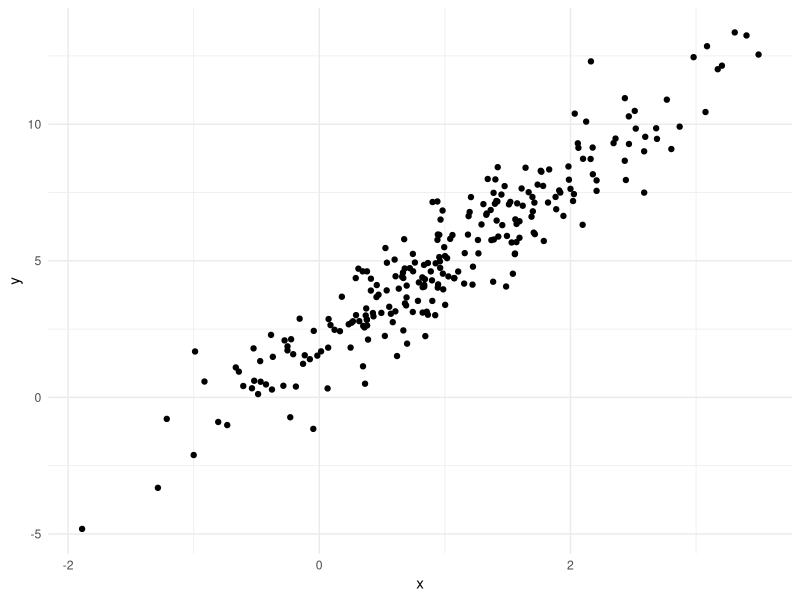
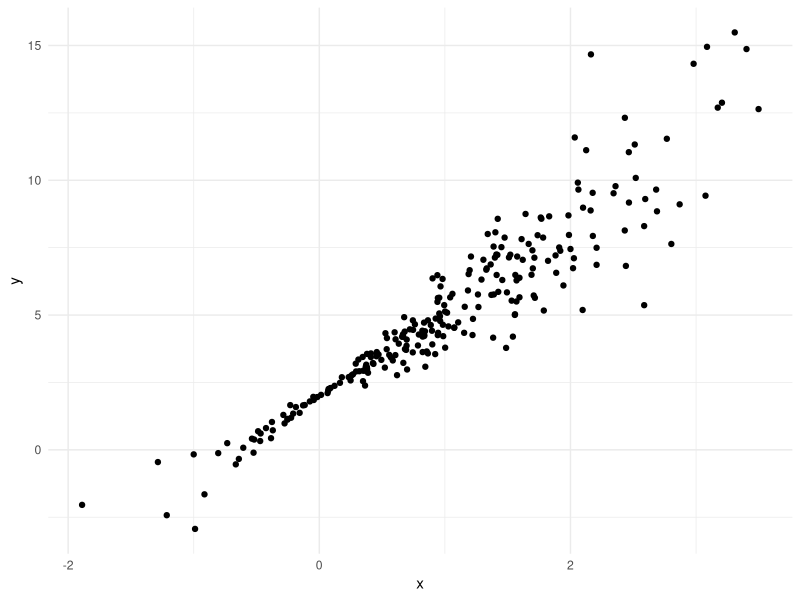
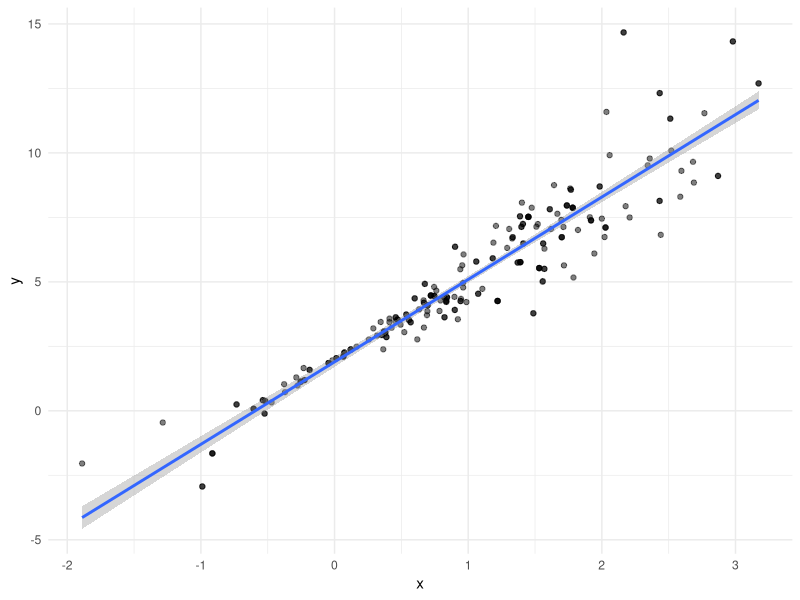
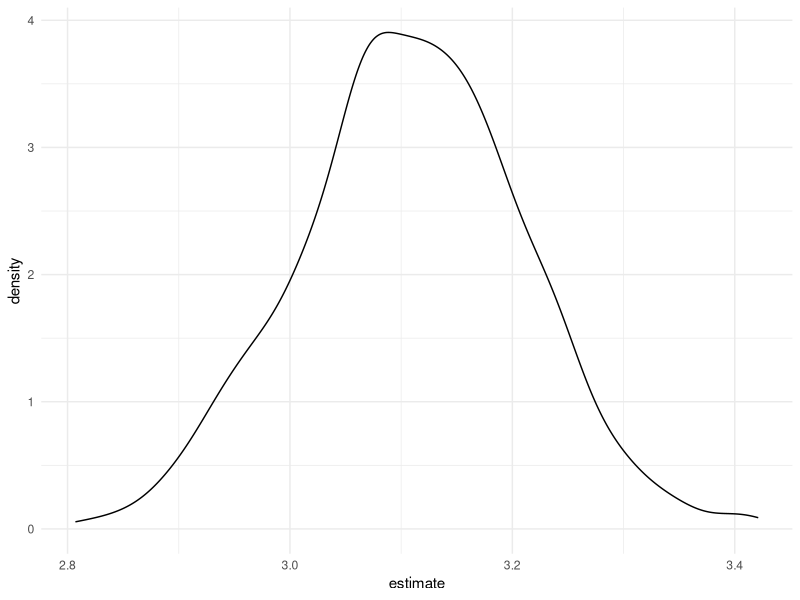

Here is the R script that generated these plots, in order:
## ---- chunk 1
library(tidyverse)

knitr::opts_chunk$set(
	echo = TRUE,
	warning = FALSE,
  fig.width = 6,
  fig.asp = .6,
  out.width = "90%"
)

theme_set(theme_minimal() + theme(legend.position = "bottom"))

options(
  ggplot2.continuous.colour = "viridis",
  ggplot2.continuous.fill = "viridis"
)

scale_colour_discrete = scale_colour_viridis_d
scale_fill_discrete = scale_fill_viridis_d
## ---- chunk 2
library(tidyverse)
library(modelr)

set.seed(1)
## ---- chunk 3
n_samp = 250

#every residual is drawn from a normal distribution with mean 0 and sd 1
sim_df_const = 
  tibble(
    x = rnorm(n_samp, 1, 1),
    error = rnorm(n_samp, 0, 1),
    y = 2 + 3 * x + error
  )

# every residual depends on x (x values close to zero will have smaller errors and x values close to one will have larger errors)
sim_df_nonconst = 
  sim_df_const |> 
  mutate(
    error = error * 0.75 * x, 
    y = 2 + 3 * x + error
  )

sim_df_const |> 
  ggplot(aes(x = x, y = y)) + 
  geom_point()

sim_df_nonconst |> 
  ggplot(aes(x = x, y = y)) +
  geom_point()
## ---- chunk 4
sim_df_const |> 
  lm(y ~ x, data = _) |> 
  broom::tidy()

sim_df_nonconst |> 
  lm(y ~ x, data = _) |> 
  broom::tidy() 

# lm assumes the assumptions of linear regression: aka that there is constant variance across the domain even when the data truly does not have constant variance 
# we need to do in the setting of nonconstant variance is deal with it in a way that allows us to get accurate confidence intervals despite the fact that the generating process is not what we assumed theoretically
## ---- chunk 5
boot_sample = function(df) {
  
  sample_frac(df, replace = TRUE)
}
## ---- chunk 6
sim_df_nonconst |> 
  boot_sample() |> 
  ggplot(aes(x = x, y = y)) +
  geom_point(alpha = 0.5) +
  stat_smooth(method = "lm")
## ---- chunk 7
# 100 boostraps, fit a linear model to those, take a the estimated intercept and slopes for each of those, and look at the distribution of those 

# for each iteration of i in strap number, run boot_sample function on sim_df_nonconst

boot_straps = 
  tibble(strap_number = 1:1000) |> 
  mutate(
    strap_sample = map(strap_number, \(i) boot_sample(sim_df_nonconst)))


#sample to sample variability (different bootstrap sample each time you do it)
boot_straps |> 
  pull(strap_sample) |> 
  nth(1) |> 
  arrange(x)

boot_straps |> 
  pull(strap_sample) |> 
  nth(2) |> 
  arrange(x)
## ---- chunk 8
boot_results = 
  boot_straps |> 
  mutate(
    models = map(strap_sample, \(df) lm(y ~ x, data = df)),
    results = map(models, broom::tidy)
  ) |> 
  select(strap_number, results) |> 
  unnest(results)
## ---- chunk 9
#standard error of an estimate is the standard deviation of that estimate across repeated samples

#compute the standard deviation of the estimated coefficients
boot_results |> 
  group_by(term) |> 
  summarize(
    se = sd(estimate)
  )
#in a bootstrap, you should have less variability on the intercept and more variability in the slope comparied to the sim_df_nonconst
## ---- chunk 10
boot_results |> 
  filter(term == "x") |> 
  ggplot(aes(x=estimate)) +
  geom_density()
## ---- chunk 11
#need more bootstrap samples to construct confidence intervals than to construct a se

boot_results |> 
  group_by(term) |> 
  summarize(
    ci_lower = quantile(estimate, 0.025),
    ci_upper = quantile(estimate, 0.025)
  )
